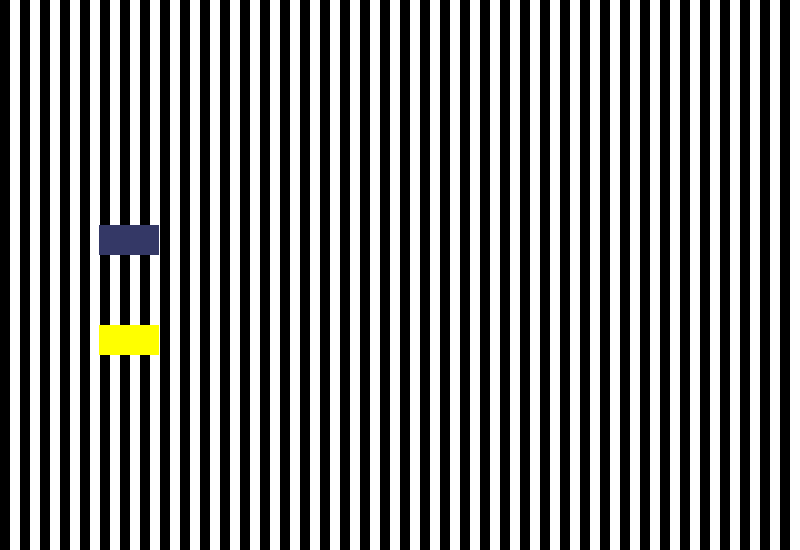
Frame 1 (no input)
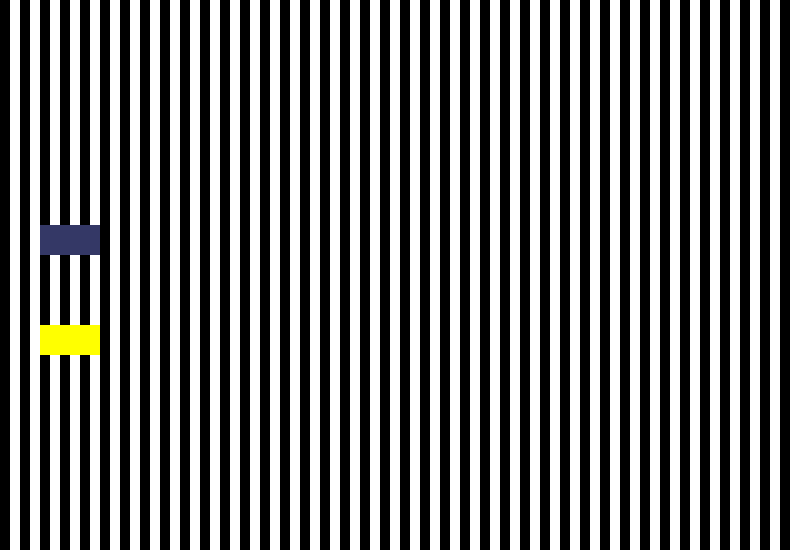
Frame 60 (the mouse pressed at the canvas centre just before this capture)
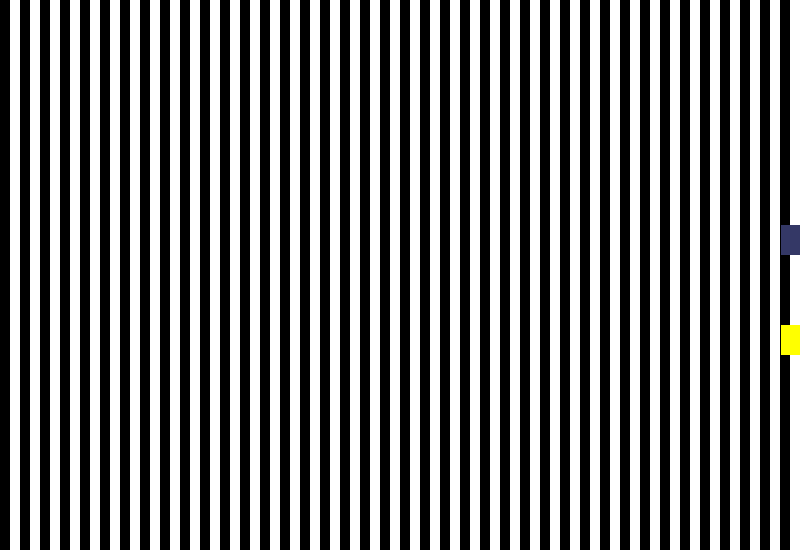
Frame 120 (the mouse held since frame 60 and released just before this capture)

The Processing sketch that drew these frames (run headless with seeded random() and noise(); from frame 60 on, the mouse is pressed at the canvas centre):

// Processing sketch: MovimientoBloques
// ── MovimientoBloques.pde
int divisiones;
int divisiones2;
int contador = 50;
int posX = 700;
float k = width;
void setup(){
  
  size(800, 550);
  noStroke();
  int divisiones = width/6;
  int divisiones2 = height/6;
  //print (divisiones);

}

void draw(){
  background(255);
  
   if (k<200&&k>100||k<600&&k>550){
  
     if(k>0){
    k= k-1;
    //for(int k = 700; k>0; k--){
    noStroke();
    fill(52, 56, 102 );
    rect(k,height/2-50,60,30); //se dibuja un círculo donde su posición X igual a la variable
    noStroke();
    fill(255, 255,0);
    rect(k,height/2+50,60,30); //se dibuja un círculo donde su posición X igual a la variable  
    stroke(0,0,255);
    line(k, height/2-50, k,height/2+50);
  }else{
    k=width;
  }
     
  }else{
  
    for (int i = 0; i < 100; i++){
      fill(0);
      noStroke();
      rect(i*20,0, 10, height);
    }
  
  
  if(k>0){
    k= k-1;
    //for(int k = 700; k>0; k--){
    noStroke();
    fill(52, 56, 102 );
    rect(k,height/2-50,60,30); //se dibuja un círculo donde su posición X igual a la variable
    noStroke();
    fill(255, 255,0);
    rect(k,height/2+50,60,30); //se dibuja un círculo donde su posición X igual a la variable  
  }else{
    k=width;
  }
  
  
  }
  
  
  
  

 
  
  
  
 
  
}
